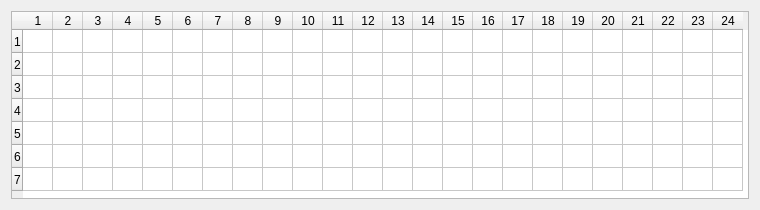
<?xml version="1.0" encoding="UTF-8"?>
<ui version="4.0">
 <class>DayPartGrid</class>
 <widget class="QWidget" name="DayPartGrid">
  <property name="geometry">
   <rect>
    <x>0</x>
    <y>0</y>
    <width>760</width>
    <height>210</height>
   </rect>
  </property>
  <property name="maximumSize">
   <size>
    <width>760</width>
    <height>210</height>
   </size>
  </property>
  <property name="windowTitle">
   <string>Form</string>
  </property>
  <layout class="QVBoxLayout" name="verticalLayout">
   <item>
    <widget class="QTableWidget" name="twDaypart">
     <property name="sizeAdjustPolicy">
      <enum>QAbstractScrollArea::SizeAdjustPolicy::AdjustIgnored</enum>
     </property>
     <property name="editTriggers">
      <set>QAbstractItemView::EditTrigger::NoEditTriggers</set>
     </property>
     <property name="rowCount">
      <number>7</number>
     </property>
     <property name="columnCount">
      <number>24</number>
     </property>
     <attribute name="horizontalHeaderMinimumSectionSize">
      <number>10</number>
     </attribute>
     <attribute name="horizontalHeaderDefaultSectionSize">
      <number>30</number>
     </attribute>
     <attribute name="verticalHeaderMinimumSectionSize">
      <number>20</number>
     </attribute>
     <attribute name="verticalHeaderDefaultSectionSize">
      <number>23</number>
     </attribute>
     <row/>
     <row/>
     <row/>
     <row/>
     <row/>
     <row/>
     <row/>
     <column/>
     <column/>
     <column/>
     <column/>
     <column/>
     <column/>
     <column/>
     <column/>
     <column/>
     <column/>
     <column/>
     <column/>
     <column/>
     <column/>
     <column/>
     <column/>
     <column/>
     <column/>
     <column/>
     <column/>
     <column/>
     <column/>
     <column/>
     <column/>
    </widget>
   </item>
  </layout>
 </widget>
 <resources/>
 <connections/>
</ui>
